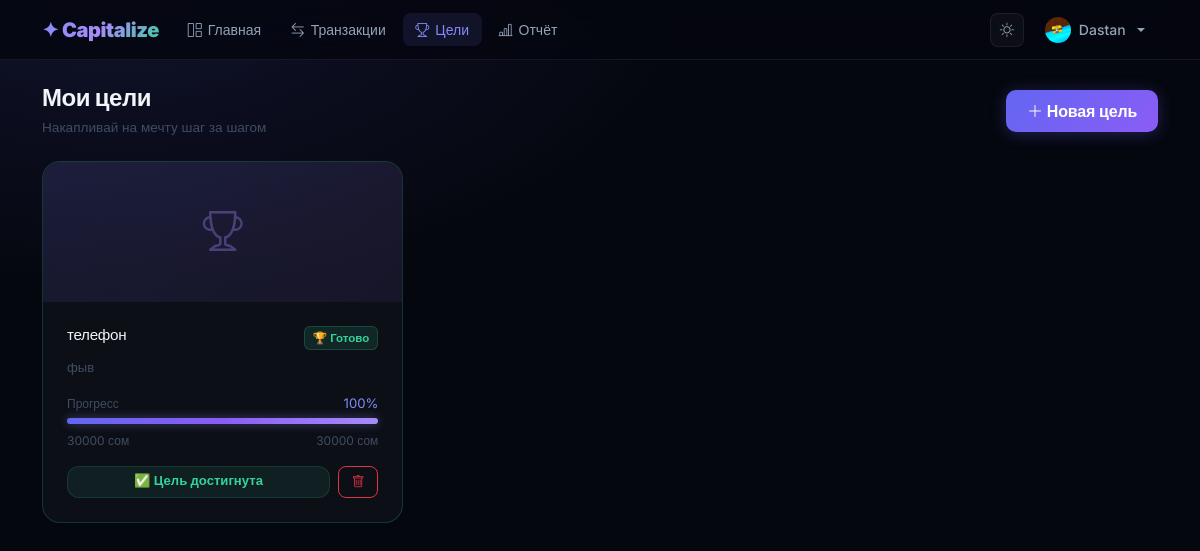
The app's page /goals/ (signed in) with its own data.
### users/models.py (models this page shows, shortened)
class Profile(models.Model):
    user = models.OneToOneField(User, on_delete=models.CASCADE, related_name='profile')
    balance = models.DecimalField(max_digits=10, decimal_places=2, default=0.00)
    currency = models.CharField(max_length=10, default='сом')
    avatar = models.ImageField(upload_to='avatars/', blank=True, null=True)

### goals/models.py (models this page shows, shortened)
class Goal(models.Model):
    user = models.ForeignKey(User, on_delete=models.CASCADE, related_name='goals')
    title = models.CharField(max_length=200, verbose_name='Название цели')
    description = models.TextField(blank=True, verbose_name='Описание')
    target_amount = models.DecimalField(max_digits=10, decimal_places=2, verbose_name='Сумма цели')
    current_amount = models.DecimalField(max_digits=10, decimal_places=2, default=0.00, verbose_name='Накоплено')
    image = models.ImageField(upload_to='goals/', blank=True, null=True)
    created_at = models.DateTimeField(auto_now_add=True)
    is_completed = models.BooleanField(default=False)
    class Meta:
        ordering = ['-created_at']
    @property
    def progress_percent(self):
        if self.target_amount == 0:
            return 0
        return int((self.current_amount / self.target_amount) * 100)

### goals/views.py (the view)
# urls.py: path('', views.goal_list, name='goal_list'),
@login_required
def goal_list(request):
    goals = Goal.objects.filter(user=request.user)
    return render(request, 'goals/list.html', {'goals': goals})

### templates/goals/list.html (shortened to what this page needs)
{% extends 'base.html' %}
{% block content %}
<div class="d-flex justify-content-between align-items-center mb-4">
    <div>
        <h4 class="fw-800 ls-tight mb-1">Мои цели</h4>
        <p style="color:var(--text-3);font-size:0.85rem;margin:0;">Накапливай на мечту шаг за шагом</p>
    </div>
    <a href="{% url 'goal_add' %}" class="btn btn-primary">
        <i class="bi bi-plus-lg me-1"></i>Новая цель
    </a>
</div>
{% if goals %}
<div class="row g-3">
    {% for goal in goals %}
    <div class="col-md-6 col-lg-4 fade-in-up">
        <div class="card h-100" style="{% if goal.is_completed %}border-color:rgba(52,211,153,0.2);{% endif %}">
            {% if goal.image %}
                <img src="{{ goal.image.url }}" alt="{{ goal.title }}"
                     style="height:160px;object-fit:cover;border-radius:18px 18px 0 0;width:100%;">
            {% else %}
                <div style="height:140px;background:linear-gradient(135deg,rgba(99,102,241,0.12),rgba(139,92,246,0.08));border-radius:18px 18px 0 0;display:flex;align-items:center;justify-content:center;">
                    <i class="bi bi-trophy" style="font-size:2.5rem;color:rgba(167,139,250,0.35);"></i>
                </div>
            {% endif %}
            <div class="p-4 d-flex flex-column" style="flex:1;">
                <div class="d-flex justify-content-between align-items-start mb-2">
                    <h6 class="fw-700 ls-tight mb-0" style="font-size:0.95rem;">{{ goal.title }}</h6>
                    {% if goal.is_completed %}
                    <span style="background:rgba(52,211,153,0.12);color:var(--green);border:1px solid rgba(52,211,153,0.2);border-radius:6px;padding:0.15rem 0.5rem;font-size:0.72rem;font-weight:600;white-space:nowrap;">
                        🏆 Готово
                    </span>
                    {% endif %}
                </div>
                {% if goal.description %}
                <p style="color:var(--text-3);font-size:0.82rem;margin-bottom:1rem;line-height:1.5;">
                    {{ goal.description }}
                </p>
                {% endif %}
                <div class="mt-auto">
                    <div class="d-flex justify-content-between align-items-center mb-1">
                        <span style="font-size:0.75rem;color:var(--text-3);">Прогресс</span>
                        <span class="fw-700" style="font-size:0.82rem;color:var(--purple);">
                            {{ goal.progress_percent }}%
                        </span>
                    </div>
                    <div class="progress mb-2" style="height:6px;">
                        <div class="progress-bar" style="width:{{ goal.progress_percent }}%;"></div>
                    </div>
                    <div class="d-flex justify-content-between mb-3"
                         style="font-size:0.75rem;color:var(--text-3);">
                        <span>{{ goal.current_amount|floatformat:0 }} сом</span>
                        <span>{{ goal.target_amount|floatformat:0 }} сом</span>
                    </div>
                    <div class="d-flex gap-2">
                        {% if not goal.is_completed %}
                        <a href="{% url 'goal_contribute' goal.pk %}"
                           class="btn btn-primary btn-sm w-100">
                            <i class="bi bi-plus-lg me-1"></i>Пополнить
                        </a>
                        {% else %}
                        <div class="w-100 text-center py-1 rounded-12"
                             style="background:rgba(52,211,153,0.08);color:var(--green);font-size:0.82rem;font-weight:600;border:1px solid rgba(52,211,153,0.15);">
                            ✅ Цель достигнута
                        </div>
                        {% endif %}
                        <a href="{% url 'goal_delete' goal.pk %}"
                           class="btn btn-sm btn-outline-danger"
                           onclick="return confirm('Удалить цель?')">
                            <i class="bi bi-trash"></i>
                        </a>
                    </div>
                </div>
            </div>
        </div>
    </div>
    {% endfor %}
</div>
{% endif %}
{% endblock %}

### templates/base.html (shortened to what this page needs)
<!DOCTYPE html>
<html lang="ru">
<head>
    <link href="https://cdn.jsdelivr.net/npm/bootstrap@5.3.3/dist/css/bootstrap.min.css" rel="stylesheet">
    <link href="https://cdn.jsdelivr.net/npm/bootstrap-icons@1.11.3/font/bootstrap-icons.css" rel="stylesheet">
</head>
<body>
{% if request.user.is_authenticated %}
<nav class="navbar navbar-expand-lg">
    <div class="container">
        <a class="navbar-brand" href="{% url 'dashboard' %}">
            ✦ Capitalize
        </a>
        <div class="collapse navbar-collapse" id="navMenu">
            <ul class="navbar-nav me-auto gap-1">
                <li class="nav-item">
                    <a class="nav-link {% if request.resolver_match.url_name == 'dashboard' %}active{% endif %}"
                       href="{% url 'dashboard' %}">
                        <i class="bi bi-grid-1x2"></i> Главная
                    </a>
                </li>
                <li class="nav-item">
                    <a class="nav-link {% if request.resolver_match.url_name == 'transaction_list' %}active{% endif %}"
                       href="{% url 'transaction_list' %}">
                        <i class="bi bi-arrow-left-right"></i> Транзакции
                    </a>
                </li>
                <li class="nav-item">
                    <a class="nav-link {% if request.resolver_match.url_name == 'goal_list' %}active{% endif %}"
                       href="{% url 'goal_list' %}">
                        <i class="bi bi-trophy"></i> Цели
                    </a>
                </li>
                <li class="nav-item">
    <a class="nav-link {% if request.resolver_match.url_name == 'report' %}active{% endif %}"
       href="{% url 'report' %}">
        <i class="bi bi-bar-chart-line"></i> Отчёт
    </a>
</li>
            </ul>
            <ul class="navbar-nav align-items-center gap-2">
                <li class="nav-item">
                    <button class="theme-btn" onclick="toggleTheme()" title="Сменить тему">
                        <i class="bi bi-sun" id="themeIcon"></i>
                    </button>
                </li>
                <li class="nav-item dropdown">
                    <a class="nav-link dropdown-toggle d-flex align-items-center gap-2"
                       href="#" data-bs-toggle="dropdown">
                        {% if request.user.profile.avatar %}
                            <img src="{{ request.user.profile.avatar.url }}"
                                 class="rounded-circle"
                                 style="width:26px;height:26px;object-fit:cover;">
                        {% else %}
                            <div class="rounded-circle d-flex align-items-center justify-content-center"
                                 style="width:26px;height:26px;background:linear-gradient(135deg,#6366f1,#8b5cf6);font-size:0.7rem;font-weight:700;color:#fff;">
                                {{ request.user.username|first|upper }}
                            </div>
                        {% endif %}
                        <span>{{ request.user.username }}</span>
                    </a>
                </li>
            </ul>
        </div>
    </div>
</nav>
{% endif %}
<main class="container py-4">
    {% block content %}{% endblock %}
</main>
</body>
</html>

### templates/base.html (style rules this page uses)
:root { --bg: #05070f; --bg-2: #080b18; --card: rgba(255,255,255,0.035); --card-hover: rgba(255,255,255,0.06); --border: rgba(255,255,255,0.07); --border-hover: rgba(129,140,248,0.3); --text: #f1f5f9; --text-2: #94a3b8; --text-3: #3f4d63; --navbar: rgba(5,7,15,0.85); --input: rgba(255,255,255,0.03); --input-focus: rgba(255,255,255,0.05); --dropdown: rgba(8,11,24,0.98); --hover: rgba(255,255,255,0.025); --purple: #818cf8; --purple-2: #a78bfa; --green: #34d399; --red: #f87171; --yellow: #fbbf24; --scrollbar: rgba(255,255,255,0.08); }
*, *::before, *::after { box-sizing: border-box; margin: 0; padding: 0; }
body { font-family: 'Inter', sans-serif; background: var(--bg); background-image: radial-gradient(ellipse 80% 60% at 10% 0%, rgba(99,102,241,0.12) 0%, transparent 60%), radial-gradient(ellipse 60% 50% at 90% 100%, rgba(139,92,246,0.08) 0%, transparent 60%); background-attachment: fixed; color: var(--text); min-height: 100vh; transition: background-color 0.35s, color 0.35s; -webkit-font-smoothing: antialiased; }
.navbar { background: var(--navbar) !important; backdrop-filter: blur(24px) saturate(180%) !important; -webkit-backdrop-filter: blur(24px) saturate(180%) !important; border-bottom: 1px solid var(--border) !important; padding: 0.6rem 0; position: sticky; top: 0; z-index: 1000; transition: background 0.35s; }
.navbar-brand { font-weight: 900; font-size: 1.25rem; letter-spacing: -0.02em; background: linear-gradient(135deg, #818cf8 0%, #a78bfa 50%, #34d399 100%); -webkit-background-clip: text; -webkit-text-fill-color: transparent; background-clip: text; text-decoration: none; }
.nav-link { color: var(--text-2) !important; font-size: 0.875rem; font-weight: 500; padding: 0.4rem 0.8rem !important; border-radius: 8px; transition: color 0.2s, background 0.2s; display: flex; align-items: center; gap: 6px; }
.nav-link.active { color: var(--purple) !important; background: rgba(129,140,248,0.1); }
.card { background: var(--card); backdrop-filter: blur(16px); -webkit-backdrop-filter: blur(16px); border: 1px solid var(--border); border-radius: 18px; color: var(--text); transition: border-color 0.25s, transform 0.25s, box-shadow 0.25s; }
.btn { font-family: 'Inter', sans-serif; font-weight: 600; border-radius: 10px; transition: all 0.2s; letter-spacing: -0.01em; }
.btn-primary { background: linear-gradient(135deg, #6366f1, #8b5cf6); border: none; color: #fff !important; box-shadow: 0 2px 16px rgba(99,102,241,0.3); padding: 0.55rem 1.3rem; }
.btn-outline-danger { border-radius: 10px; font-size: 0.82rem; }
.btn-sm { padding: 0.35rem 0.8rem; font-size: 0.8rem; border-radius: 8px; }
.progress { background: var(--border); border-radius: 100px; overflow: visible; }
.progress-bar { background: linear-gradient(90deg, #6366f1, #8b5cf6, #a78bfa); border-radius: 100px; transition: width 0.8s cubic-bezier(0.4, 0, 0.2, 1); box-shadow: 0 0 10px rgba(129,140,248,0.4); }
.fade-in-up { animation: fadeInUp 0.45s cubic-bezier(0.4,0,0.2,1) both; }
.fade-in-up:nth-child(1) { animation-delay: 0.05s; }
main > * { animation: fadeInUp 0.4s cubic-bezier(0.4,0,0.2,1) both; }
.theme-btn { background: var(--card); border: 1px solid var(--border); color: var(--text-2); border-radius: 8px; width: 34px; height: 34px; display: flex; align-items: center; justify-content: center; cursor: pointer; transition: all 0.2s; font-size: 0.9rem; }
.fw-800 { font-weight: 800 !important; }
.ls-tight { letter-spacing: -0.02em; }
.rounded-12 { border-radius: 12px !important; }

### records on screen
Goal: title "телефон", is_completed "🏆 Готово", description "фыв", progress_percent "100", current_amount "30000", target_amount "30000"

### other values on screen
{{ request.user.username }} "Dastan"
